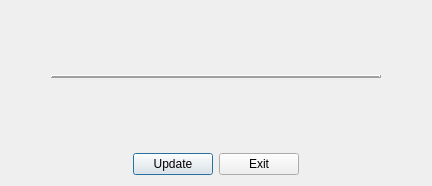
<?xml version="1.0" encoding="UTF-8"?>
<ui version="4.0">
 <class>UpdateCurrentAssetValuesDialog</class>
 <widget class="QDialog" name="UpdateCurrentAssetValuesDialog">
  <property name="geometry">
   <rect>
    <x>0</x>
    <y>0</y>
    <width>432</width>
    <height>186</height>
   </rect>
  </property>
  <property name="font">
   <font>
    <family>Segoe UI</family>
    <pointsize>9</pointsize>
   </font>
  </property>
  <property name="windowTitle">
   <string>Dialog</string>
  </property>
  <layout class="QVBoxLayout" name="verticalLayout">
   <item>
    <layout class="QHBoxLayout" name="horizontalLayout">
     <item>
      <spacer name="horizontalSpacer">
       <property name="orientation">
        <enum>Qt::Horizontal</enum>
       </property>
       <property name="sizeHint" stdset="0">
        <size>
         <width>40</width>
         <height>20</height>
        </size>
       </property>
      </spacer>
     </item>
     <item>
      <widget class="QLabel" name="labelDialogTitle">
       <property name="font">
        <font>
         <family>Segoe UI</family>
         <pointsize>12</pointsize>
         <weight>75</weight>
         <bold>true</bold>
        </font>
       </property>
       <property name="text">
        <string>&lt;MonthlyAssetValues&gt;</string>
       </property>
       <property name="alignment">
        <set>Qt::AlignCenter</set>
       </property>
      </widget>
     </item>
     <item>
      <spacer name="horizontalSpacer_2">
       <property name="orientation">
        <enum>Qt::Horizontal</enum>
       </property>
       <property name="sizeHint" stdset="0">
        <size>
         <width>40</width>
         <height>20</height>
        </size>
       </property>
      </spacer>
     </item>
    </layout>
   </item>
   <item>
    <layout class="QHBoxLayout" name="horizontalLayout_6">
     <item>
      <spacer name="horizontalSpacer_18">
       <property name="orientation">
        <enum>Qt::Horizontal</enum>
       </property>
       <property name="sizeType">
        <enum>QSizePolicy::Fixed</enum>
       </property>
       <property name="sizeHint" stdset="0">
        <size>
         <width>40</width>
         <height>20</height>
        </size>
       </property>
      </spacer>
     </item>
     <item>
      <widget class="Line" name="line_3">
       <property name="frameShadow">
        <enum>QFrame::Raised</enum>
       </property>
       <property name="lineWidth">
        <number>2</number>
       </property>
       <property name="orientation">
        <enum>Qt::Horizontal</enum>
       </property>
      </widget>
     </item>
     <item>
      <spacer name="horizontalSpacer_17">
       <property name="orientation">
        <enum>Qt::Horizontal</enum>
       </property>
       <property name="sizeType">
        <enum>QSizePolicy::Fixed</enum>
       </property>
       <property name="sizeHint" stdset="0">
        <size>
         <width>40</width>
         <height>20</height>
        </size>
       </property>
      </spacer>
     </item>
    </layout>
   </item>
   <item>
    <spacer name="horizontalSpacer_4">
     <property name="orientation">
      <enum>Qt::Horizontal</enum>
     </property>
     <property name="sizeHint" stdset="0">
      <size>
       <width>411</width>
       <height>20</height>
      </size>
     </property>
    </spacer>
   </item>
   <item>
    <layout class="QHBoxLayout" name="horizontalLayout_2">
     <item>
      <spacer name="horizontalSpacer_3">
       <property name="orientation">
        <enum>Qt::Horizontal</enum>
       </property>
       <property name="sizeHint" stdset="0">
        <size>
         <width>40</width>
         <height>20</height>
        </size>
       </property>
      </spacer>
     </item>
     <item>
      <layout class="QFormLayout" name="formLayoutAssets"/>
     </item>
     <item>
      <spacer name="horizontalSpacer_5">
       <property name="orientation">
        <enum>Qt::Horizontal</enum>
       </property>
       <property name="sizeHint" stdset="0">
        <size>
         <width>40</width>
         <height>20</height>
        </size>
       </property>
      </spacer>
     </item>
    </layout>
   </item>
   <item>
    <spacer name="horizontalSpacer_7">
     <property name="orientation">
      <enum>Qt::Horizontal</enum>
     </property>
     <property name="sizeHint" stdset="0">
      <size>
       <width>411</width>
       <height>20</height>
      </size>
     </property>
    </spacer>
   </item>
   <item>
    <layout class="QHBoxLayout" name="horizontalLayout_3">
     <item>
      <spacer name="horizontalSpacer_8">
       <property name="orientation">
        <enum>Qt::Horizontal</enum>
       </property>
       <property name="sizeHint" stdset="0">
        <size>
         <width>40</width>
         <height>20</height>
        </size>
       </property>
      </spacer>
     </item>
     <item>
      <widget class="QPushButton" name="pushButtonUpdate">
       <property name="text">
        <string>Update</string>
       </property>
      </widget>
     </item>
     <item>
      <widget class="QPushButton" name="pushButtonExit">
       <property name="font">
        <font>
         <family>Segoe UI</family>
         <pointsize>9</pointsize>
        </font>
       </property>
       <property name="text">
        <string>Exit</string>
       </property>
      </widget>
     </item>
     <item>
      <spacer name="horizontalSpacer_9">
       <property name="orientation">
        <enum>Qt::Horizontal</enum>
       </property>
       <property name="sizeHint" stdset="0">
        <size>
         <width>40</width>
         <height>20</height>
        </size>
       </property>
      </spacer>
     </item>
    </layout>
   </item>
  </layout>
 </widget>
 <resources/>
 <connections/>
</ui>
